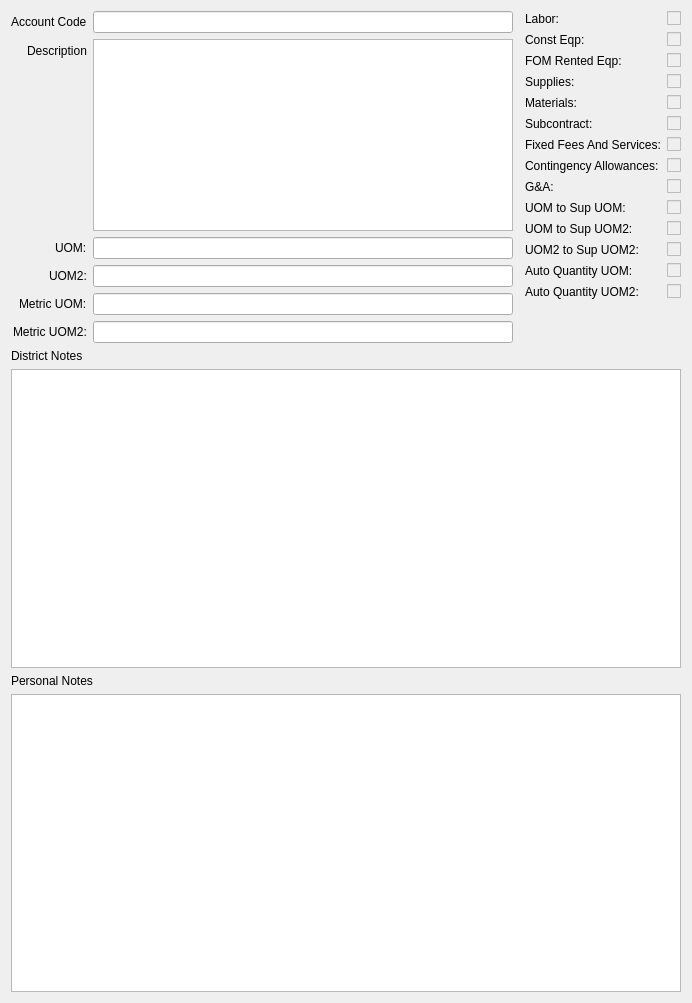
<?xml version="1.0" encoding="UTF-8"?>
<ui version="4.0">
 <class>DetailPane</class>
 <widget class="QWidget" name="DetailPane">
  <property name="geometry">
   <rect>
    <x>0</x>
    <y>0</y>
    <width>689</width>
    <height>1003</height>
   </rect>
  </property>
  <property name="windowTitle">
   <string>Form</string>
  </property>
  <layout class="QVBoxLayout" name="verticalLayout">
   <item>
    <layout class="QHBoxLayout" name="hl_Details">
     <property name="rightMargin">
      <number>0</number>
     </property>
     <item>
      <layout class="QFormLayout" name="fl_text_details">
       <property name="labelAlignment">
        <set>Qt::AlignmentFlag::AlignRight|Qt::AlignmentFlag::AlignTrailing|Qt::AlignmentFlag::AlignVCenter</set>
       </property>
       <item row="0" column="0">
        <widget class="QLabel" name="l_account_code">
         <property name="sizePolicy">
          <sizepolicy hsizetype="Preferred" vsizetype="Preferred">
           <horstretch>0</horstretch>
           <verstretch>0</verstretch>
          </sizepolicy>
         </property>
         <property name="text">
          <string>Account Code</string>
         </property>
         <property name="alignment">
          <set>Qt::AlignmentFlag::AlignLeading|Qt::AlignmentFlag::AlignLeft|Qt::AlignmentFlag::AlignVCenter</set>
         </property>
        </widget>
       </item>
       <item row="0" column="1">
        <widget class="QLineEdit" name="le_account_code">
         <property name="enabled">
          <bool>true</bool>
         </property>
         <property name="sizePolicy">
          <sizepolicy hsizetype="Expanding" vsizetype="Fixed">
           <horstretch>0</horstretch>
           <verstretch>0</verstretch>
          </sizepolicy>
         </property>
         <property name="minimumSize">
          <size>
           <width>420</width>
           <height>0</height>
          </size>
         </property>
         <property name="acceptDrops">
          <bool>false</bool>
         </property>
         <property name="text">
          <string/>
         </property>
         <property name="readOnly">
          <bool>true</bool>
         </property>
        </widget>
       </item>
       <item row="1" column="0">
        <widget class="QLabel" name="l_description">
         <property name="sizePolicy">
          <sizepolicy hsizetype="Preferred" vsizetype="Preferred">
           <horstretch>0</horstretch>
           <verstretch>0</verstretch>
          </sizepolicy>
         </property>
         <property name="text">
          <string>Description</string>
         </property>
         <property name="alignment">
          <set>Qt::AlignmentFlag::AlignLeading|Qt::AlignmentFlag::AlignLeft|Qt::AlignmentFlag::AlignVCenter</set>
         </property>
        </widget>
       </item>
       <item row="1" column="1">
        <widget class="QTextEdit" name="te_description">
         <property name="enabled">
          <bool>true</bool>
         </property>
         <property name="sizePolicy">
          <sizepolicy hsizetype="Expanding" vsizetype="Minimum">
           <horstretch>0</horstretch>
           <verstretch>0</verstretch>
          </sizepolicy>
         </property>
         <property name="acceptDrops">
          <bool>false</bool>
         </property>
         <property name="textInteractionFlags">
          <set>Qt::TextInteractionFlag::TextSelectableByKeyboard|Qt::TextInteractionFlag::TextSelectableByMouse</set>
         </property>
        </widget>
       </item>
       <item row="2" column="0">
        <widget class="QLabel" name="l_uom">
         <property name="sizePolicy">
          <sizepolicy hsizetype="Preferred" vsizetype="Preferred">
           <horstretch>0</horstretch>
           <verstretch>0</verstretch>
          </sizepolicy>
         </property>
         <property name="text">
          <string>UOM:</string>
         </property>
         <property name="alignment">
          <set>Qt::AlignmentFlag::AlignLeading|Qt::AlignmentFlag::AlignLeft|Qt::AlignmentFlag::AlignVCenter</set>
         </property>
        </widget>
       </item>
       <item row="2" column="1">
        <widget class="QLineEdit" name="le_uom">
         <property name="enabled">
          <bool>true</bool>
         </property>
         <property name="acceptDrops">
          <bool>false</bool>
         </property>
         <property name="readOnly">
          <bool>true</bool>
         </property>
        </widget>
       </item>
       <item row="3" column="0">
        <widget class="QLabel" name="l_uom2">
         <property name="sizePolicy">
          <sizepolicy hsizetype="Preferred" vsizetype="Preferred">
           <horstretch>0</horstretch>
           <verstretch>0</verstretch>
          </sizepolicy>
         </property>
         <property name="text">
          <string>UOM2:</string>
         </property>
         <property name="alignment">
          <set>Qt::AlignmentFlag::AlignLeading|Qt::AlignmentFlag::AlignLeft|Qt::AlignmentFlag::AlignVCenter</set>
         </property>
        </widget>
       </item>
       <item row="3" column="1">
        <widget class="QLineEdit" name="le_uom2">
         <property name="enabled">
          <bool>true</bool>
         </property>
         <property name="acceptDrops">
          <bool>false</bool>
         </property>
         <property name="readOnly">
          <bool>true</bool>
         </property>
        </widget>
       </item>
       <item row="4" column="0">
        <widget class="QLabel" name="l_m_uom">
         <property name="sizePolicy">
          <sizepolicy hsizetype="Preferred" vsizetype="Preferred">
           <horstretch>0</horstretch>
           <verstretch>0</verstretch>
          </sizepolicy>
         </property>
         <property name="text">
          <string>Metric UOM:</string>
         </property>
         <property name="alignment">
          <set>Qt::AlignmentFlag::AlignLeading|Qt::AlignmentFlag::AlignLeft|Qt::AlignmentFlag::AlignVCenter</set>
         </property>
        </widget>
       </item>
       <item row="4" column="1">
        <widget class="QLineEdit" name="le_m_uom">
         <property name="enabled">
          <bool>true</bool>
         </property>
         <property name="acceptDrops">
          <bool>false</bool>
         </property>
         <property name="readOnly">
          <bool>true</bool>
         </property>
        </widget>
       </item>
       <item row="5" column="0">
        <widget class="QLabel" name="l_m_uom2">
         <property name="sizePolicy">
          <sizepolicy hsizetype="Preferred" vsizetype="Preferred">
           <horstretch>0</horstretch>
           <verstretch>0</verstretch>
          </sizepolicy>
         </property>
         <property name="text">
          <string>Metric UOM2:</string>
         </property>
         <property name="alignment">
          <set>Qt::AlignmentFlag::AlignLeading|Qt::AlignmentFlag::AlignLeft|Qt::AlignmentFlag::AlignVCenter</set>
         </property>
        </widget>
       </item>
       <item row="5" column="1">
        <widget class="QLineEdit" name="le_m_uom2">
         <property name="enabled">
          <bool>true</bool>
         </property>
         <property name="acceptDrops">
          <bool>false</bool>
         </property>
         <property name="readOnly">
          <bool>true</bool>
         </property>
        </widget>
       </item>
      </layout>
     </item>
     <item>
      <layout class="QFormLayout" name="fl_flags">
       <property name="fieldGrowthPolicy">
        <enum>QFormLayout::FieldGrowthPolicy::AllNonFixedFieldsGrow</enum>
       </property>
       <property name="formAlignment">
        <set>Qt::AlignmentFlag::AlignRight|Qt::AlignmentFlag::AlignTop|Qt::AlignmentFlag::AlignTrailing</set>
       </property>
       <property name="horizontalSpacing">
        <number>6</number>
       </property>
       <property name="verticalSpacing">
        <number>6</number>
       </property>
       <property name="rightMargin">
        <number>0</number>
       </property>
       <item row="0" column="0">
        <widget class="QLabel" name="l_labor">
         <property name="text">
          <string>Labor:</string>
         </property>
        </widget>
       </item>
       <item row="0" column="1">
        <widget class="QCheckBox" name="cb_labor">
         <property name="enabled">
          <bool>false</bool>
         </property>
         <property name="sizePolicy">
          <sizepolicy hsizetype="Fixed" vsizetype="Fixed">
           <horstretch>0</horstretch>
           <verstretch>0</verstretch>
          </sizepolicy>
         </property>
         <property name="minimumSize">
          <size>
           <width>20</width>
           <height>0</height>
          </size>
         </property>
         <property name="text">
          <string/>
         </property>
         <property name="checkable">
          <bool>false</bool>
         </property>
        </widget>
       </item>
       <item row="1" column="0">
        <widget class="QLabel" name="l_const_eqp">
         <property name="text">
          <string>Const Eqp:</string>
         </property>
        </widget>
       </item>
       <item row="1" column="1">
        <widget class="QCheckBox" name="cb_const_eqp">
         <property name="enabled">
          <bool>false</bool>
         </property>
         <property name="sizePolicy">
          <sizepolicy hsizetype="Fixed" vsizetype="Fixed">
           <horstretch>0</horstretch>
           <verstretch>0</verstretch>
          </sizepolicy>
         </property>
         <property name="minimumSize">
          <size>
           <width>20</width>
           <height>0</height>
          </size>
         </property>
         <property name="text">
          <string/>
         </property>
         <property name="checkable">
          <bool>false</bool>
         </property>
        </widget>
       </item>
       <item row="2" column="0">
        <widget class="QLabel" name="l_fom_rented_eqp">
         <property name="text">
          <string>FOM Rented Eqp:</string>
         </property>
        </widget>
       </item>
       <item row="2" column="1">
        <widget class="QCheckBox" name="cb_fom_rented_eqp">
         <property name="enabled">
          <bool>false</bool>
         </property>
         <property name="sizePolicy">
          <sizepolicy hsizetype="Fixed" vsizetype="Fixed">
           <horstretch>0</horstretch>
           <verstretch>0</verstretch>
          </sizepolicy>
         </property>
         <property name="minimumSize">
          <size>
           <width>20</width>
           <height>0</height>
          </size>
         </property>
         <property name="text">
          <string/>
         </property>
         <property name="checkable">
          <bool>false</bool>
         </property>
        </widget>
       </item>
       <item row="3" column="0">
        <widget class="QLabel" name="l_supplies">
         <property name="text">
          <string>Supplies:</string>
         </property>
        </widget>
       </item>
       <item row="3" column="1">
        <widget class="QCheckBox" name="cb_supplies">
         <property name="enabled">
          <bool>false</bool>
         </property>
         <property name="sizePolicy">
          <sizepolicy hsizetype="Fixed" vsizetype="Fixed">
           <horstretch>0</horstretch>
           <verstretch>0</verstretch>
          </sizepolicy>
         </property>
         <property name="minimumSize">
          <size>
           <width>20</width>
           <height>0</height>
          </size>
         </property>
         <property name="text">
          <string/>
         </property>
         <property name="checkable">
          <bool>false</bool>
         </property>
        </widget>
       </item>
       <item row="4" column="0">
        <widget class="QLabel" name="l_materials">
         <property name="text">
          <string>Materials:</string>
         </property>
        </widget>
       </item>
       <item row="4" column="1">
        <widget class="QCheckBox" name="cb_materials">
         <property name="enabled">
          <bool>false</bool>
         </property>
         <property name="sizePolicy">
          <sizepolicy hsizetype="Fixed" vsizetype="Fixed">
           <horstretch>0</horstretch>
           <verstretch>0</verstretch>
          </sizepolicy>
         </property>
         <property name="minimumSize">
          <size>
           <width>20</width>
           <height>0</height>
          </size>
         </property>
         <property name="text">
          <string/>
         </property>
         <property name="checkable">
          <bool>false</bool>
         </property>
        </widget>
       </item>
       <item row="5" column="0">
        <widget class="QLabel" name="l_subcontract">
         <property name="text">
          <string>Subcontract:</string>
         </property>
        </widget>
       </item>
       <item row="5" column="1">
        <widget class="QCheckBox" name="cb_subcontract">
         <property name="enabled">
          <bool>false</bool>
         </property>
         <property name="sizePolicy">
          <sizepolicy hsizetype="Fixed" vsizetype="Fixed">
           <horstretch>0</horstretch>
           <verstretch>0</verstretch>
          </sizepolicy>
         </property>
         <property name="minimumSize">
          <size>
           <width>20</width>
           <height>0</height>
          </size>
         </property>
         <property name="text">
          <string/>
         </property>
         <property name="checkable">
          <bool>false</bool>
         </property>
        </widget>
       </item>
       <item row="6" column="0">
        <widget class="QLabel" name="l_fees">
         <property name="text">
          <string>Fixed Fees And Services:</string>
         </property>
        </widget>
       </item>
       <item row="6" column="1">
        <widget class="QCheckBox" name="cb_fees">
         <property name="enabled">
          <bool>false</bool>
         </property>
         <property name="sizePolicy">
          <sizepolicy hsizetype="Fixed" vsizetype="Fixed">
           <horstretch>0</horstretch>
           <verstretch>0</verstretch>
          </sizepolicy>
         </property>
         <property name="minimumSize">
          <size>
           <width>20</width>
           <height>0</height>
          </size>
         </property>
         <property name="text">
          <string/>
         </property>
         <property name="checkable">
          <bool>false</bool>
         </property>
        </widget>
       </item>
       <item row="7" column="0">
        <widget class="QLabel" name="l_contingency">
         <property name="text">
          <string>Contingency Allowances:</string>
         </property>
        </widget>
       </item>
       <item row="7" column="1">
        <widget class="QCheckBox" name="cb_contingency">
         <property name="enabled">
          <bool>false</bool>
         </property>
         <property name="sizePolicy">
          <sizepolicy hsizetype="Fixed" vsizetype="Fixed">
           <horstretch>0</horstretch>
           <verstretch>0</verstretch>
          </sizepolicy>
         </property>
         <property name="minimumSize">
          <size>
           <width>20</width>
           <height>0</height>
          </size>
         </property>
         <property name="text">
          <string/>
         </property>
         <property name="checkable">
          <bool>false</bool>
         </property>
        </widget>
       </item>
       <item row="8" column="0">
        <widget class="QLabel" name="l_ga">
         <property name="text">
          <string>G&amp;A:</string>
         </property>
        </widget>
       </item>
       <item row="8" column="1">
        <widget class="QCheckBox" name="cb_ga">
         <property name="enabled">
          <bool>false</bool>
         </property>
         <property name="sizePolicy">
          <sizepolicy hsizetype="Fixed" vsizetype="Fixed">
           <horstretch>0</horstretch>
           <verstretch>0</verstretch>
          </sizepolicy>
         </property>
         <property name="minimumSize">
          <size>
           <width>20</width>
           <height>0</height>
          </size>
         </property>
         <property name="text">
          <string/>
         </property>
         <property name="checkable">
          <bool>false</bool>
         </property>
        </widget>
       </item>
       <item row="9" column="0">
        <widget class="QLabel" name="l_uom_2_sup_uom">
         <property name="text">
          <string>UOM to Sup UOM:</string>
         </property>
        </widget>
       </item>
       <item row="9" column="1">
        <widget class="QCheckBox" name="cb_uom_2_sup_uom">
         <property name="enabled">
          <bool>false</bool>
         </property>
         <property name="sizePolicy">
          <sizepolicy hsizetype="Fixed" vsizetype="Fixed">
           <horstretch>0</horstretch>
           <verstretch>0</verstretch>
          </sizepolicy>
         </property>
         <property name="minimumSize">
          <size>
           <width>20</width>
           <height>0</height>
          </size>
         </property>
         <property name="text">
          <string/>
         </property>
         <property name="checkable">
          <bool>false</bool>
         </property>
        </widget>
       </item>
       <item row="10" column="0">
        <widget class="QLabel" name="l_uom_2_sup_uom2">
         <property name="text">
          <string>UOM to Sup UOM2:</string>
         </property>
        </widget>
       </item>
       <item row="10" column="1">
        <widget class="QCheckBox" name="cb_uom_2_sup_uom2">
         <property name="enabled">
          <bool>false</bool>
         </property>
         <property name="sizePolicy">
          <sizepolicy hsizetype="Fixed" vsizetype="Fixed">
           <horstretch>0</horstretch>
           <verstretch>0</verstretch>
          </sizepolicy>
         </property>
         <property name="minimumSize">
          <size>
           <width>20</width>
           <height>0</height>
          </size>
         </property>
         <property name="text">
          <string/>
         </property>
         <property name="checkable">
          <bool>false</bool>
         </property>
        </widget>
       </item>
       <item row="11" column="0">
        <widget class="QLabel" name="l_uom2_2_sup_uom2">
         <property name="text">
          <string>UOM2 to Sup UOM2:</string>
         </property>
        </widget>
       </item>
       <item row="11" column="1">
        <widget class="QCheckBox" name="cb_uom2_2_sup_uom2">
         <property name="enabled">
          <bool>false</bool>
         </property>
         <property name="sizePolicy">
          <sizepolicy hsizetype="Fixed" vsizetype="Fixed">
           <horstretch>0</horstretch>
           <verstretch>0</verstretch>
          </sizepolicy>
         </property>
         <property name="minimumSize">
          <size>
           <width>20</width>
           <height>0</height>
          </size>
         </property>
         <property name="text">
          <string/>
         </property>
         <property name="checkable">
          <bool>false</bool>
         </property>
        </widget>
       </item>
       <item row="12" column="0">
        <widget class="QLabel" name="l_auto_qty">
         <property name="text">
          <string>Auto Quantity UOM:</string>
         </property>
        </widget>
       </item>
       <item row="12" column="1">
        <widget class="QCheckBox" name="cb_auto_qty">
         <property name="enabled">
          <bool>false</bool>
         </property>
         <property name="sizePolicy">
          <sizepolicy hsizetype="Fixed" vsizetype="Fixed">
           <horstretch>0</horstretch>
           <verstretch>0</verstretch>
          </sizepolicy>
         </property>
         <property name="minimumSize">
          <size>
           <width>20</width>
           <height>0</height>
          </size>
         </property>
         <property name="text">
          <string/>
         </property>
         <property name="checkable">
          <bool>false</bool>
         </property>
        </widget>
       </item>
       <item row="13" column="0">
        <widget class="QLabel" name="l_auto_qty2">
         <property name="text">
          <string>Auto Quantity UOM2:</string>
         </property>
        </widget>
       </item>
       <item row="13" column="1">
        <widget class="QCheckBox" name="cb_auto_qty2">
         <property name="enabled">
          <bool>false</bool>
         </property>
         <property name="sizePolicy">
          <sizepolicy hsizetype="Fixed" vsizetype="Fixed">
           <horstretch>0</horstretch>
           <verstretch>0</verstretch>
          </sizepolicy>
         </property>
         <property name="minimumSize">
          <size>
           <width>20</width>
           <height>0</height>
          </size>
         </property>
         <property name="text">
          <string/>
         </property>
         <property name="checkable">
          <bool>false</bool>
         </property>
        </widget>
       </item>
      </layout>
     </item>
    </layout>
   </item>
   <item>
    <widget class="QLabel" name="l_district_notes">
     <property name="text">
      <string>District Notes</string>
     </property>
    </widget>
   </item>
   <item>
    <widget class="QTextEdit" name="te_district_notes">
     <property name="enabled">
      <bool>true</bool>
     </property>
     <property name="acceptDrops">
      <bool>false</bool>
     </property>
     <property name="textInteractionFlags">
      <set>Qt::TextInteractionFlag::TextSelectableByKeyboard|Qt::TextInteractionFlag::TextSelectableByMouse</set>
     </property>
    </widget>
   </item>
   <item>
    <widget class="QLabel" name="l_personal_notes">
     <property name="text">
      <string>Personal Notes</string>
     </property>
    </widget>
   </item>
   <item>
    <widget class="QTextEdit" name="te_personal_notes"/>
   </item>
  </layout>
 </widget>
 <tabstops>
  <tabstop>le_account_code</tabstop>
  <tabstop>te_description</tabstop>
  <tabstop>le_uom</tabstop>
  <tabstop>le_uom2</tabstop>
  <tabstop>le_m_uom</tabstop>
  <tabstop>le_m_uom2</tabstop>
  <tabstop>te_district_notes</tabstop>
  <tabstop>te_personal_notes</tabstop>
  <tabstop>cb_labor</tabstop>
  <tabstop>cb_const_eqp</tabstop>
  <tabstop>cb_fom_rented_eqp</tabstop>
  <tabstop>cb_supplies</tabstop>
  <tabstop>cb_materials</tabstop>
  <tabstop>cb_subcontract</tabstop>
  <tabstop>cb_fees</tabstop>
  <tabstop>cb_contingency</tabstop>
  <tabstop>cb_ga</tabstop>
  <tabstop>cb_uom_2_sup_uom</tabstop>
  <tabstop>cb_uom_2_sup_uom2</tabstop>
  <tabstop>cb_uom2_2_sup_uom2</tabstop>
  <tabstop>cb_auto_qty</tabstop>
  <tabstop>cb_auto_qty2</tabstop>
 </tabstops>
 <resources/>
 <connections/>
</ui>
